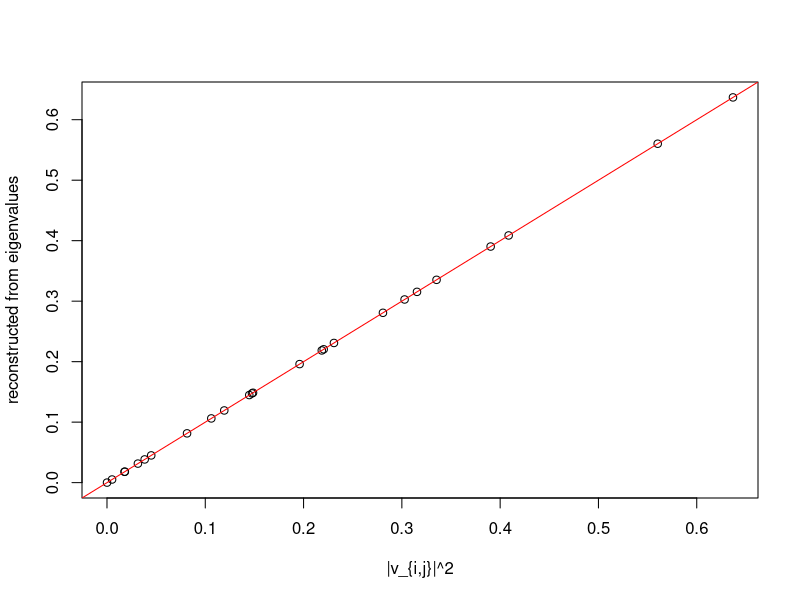

Generate this figure with R:
## ---- chunk 1
knitr::opts_chunk$set(echo = TRUE)
## ---- chunk 2
n = 5
A = matrix(runif(n*n),n,n)
A = A + t(A)
A
## ---- chunk 3
f = eigen(A)
X = (f$vectors)^2 # X[j,i] = |v_{i,j}|^2
## ---- chunk 4
fj = list()
for(j in 1:n) fj[[j]] = eigen(A[-j,-j])
## ---- chunk 5
Y = X
for(i in 1:n) {
  a = prod(f$values[i] - f$values[-i])
  for(j in 1:n) {
    b = prod(f$values[i] - fj[[j]]$values)
    Y[j,i] = b/a
  }
}
## ---- chunk 6
plot(X,Y, xlab="|v_{i,j}|^2", ylab="reconstructed from eigenvalues") ; abline(0,1, col="red")
